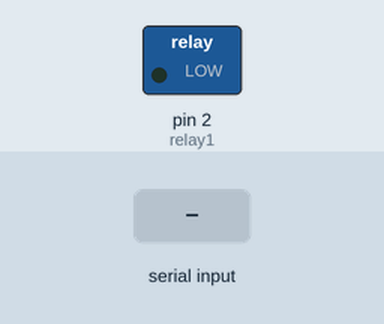
Bench run of a sketch on a simulated Arduino Uno, built with avr-gcc and run on an emulated ATmega328P. Shown: switched loads named in the sketch (green lamp = pin HIGH). Inputs (shaded band) come from the test bench. What the sketch prints to the serial monitor is not drawn.

Above: at 1.2 s.
1.3 s: "O" received over Serial
At 1.7 s:
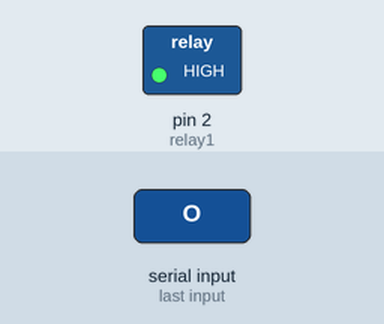
2.8 s: "C" received over Serial
At 4.0 s:
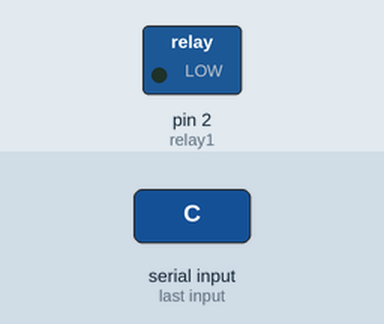
Timing chart, 0 to 5.8 s (numbered marks = the images above; inputs shaded):
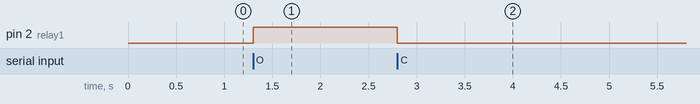

Measured:
- after the input at 1.3 s, pin 2 (relay1): LOW → HIGH at once
- after the input at 2.8 s, pin 2 (relay1): HIGH → LOW at once

The sketch:

ElectroMagnetic_Lock_12V_GlassDoorEMLock.ino
```cpp
#define relay1 2

void setup() {
  pinMode(relay1, OUTPUT);

  //NC 연결을 베이스로 함.
  digitalWrite(relay1, LOW);

  Serial.begin(9600);

  Serial.println("type T >>> switchtest");
  Serial.println("type O >>> OPEN");
  Serial.println("type C >>> CLOSE");
  delay(20);  //스위치 초기 오류 없앰
}

void OPEN()
{
  digitalWrite(relay1, HIGH);
}

void CLOSE()
{
  digitalWrite(relay1, LOW);
}

void loop() {
  char input;

  while(Serial.available()){
    input = Serial.read();

    if (input == 'O') {
      OPEN();
    }
    else if (input == 'C') {
      CLOSE();
    }
  }
}
```
